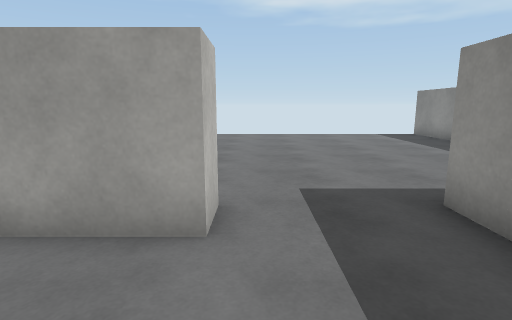
view 1 (above)

16 first-person views from a walk through a scene from a Unity 3-D project. The camera is 1.3 m above the floor, tilts 10° down and sees 80° across. The floor is counted in squares, 1 m on a side. Each view is taken from the middle of a square. On the plan, view 1 faces up. The plan holds only what a view shows up to about 14 squares ahead; the rest is blank. The player is left out. Door leaves are left out, so doorways stand open. Surface patterns are stand-ins for the level's own textures.

view 2
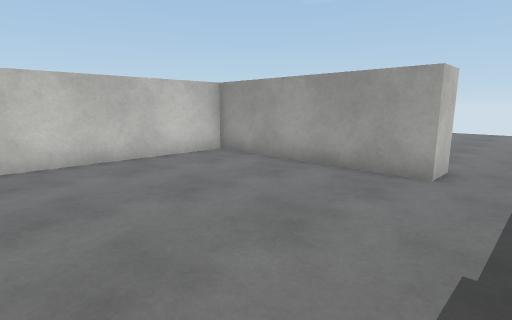

view 3
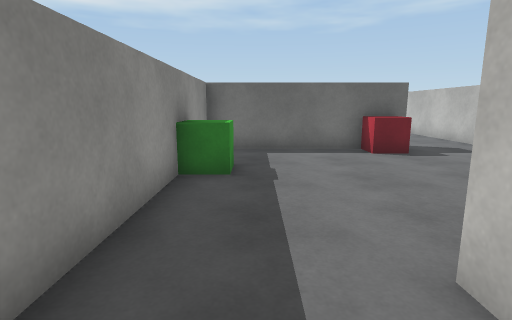

view 4
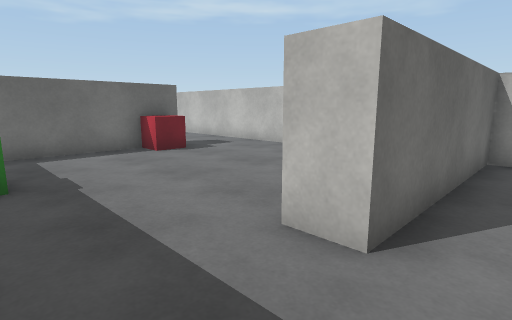

view 5
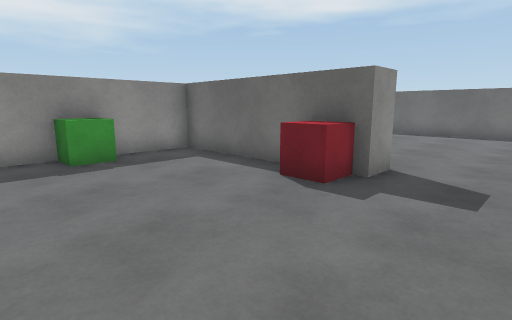

view 6
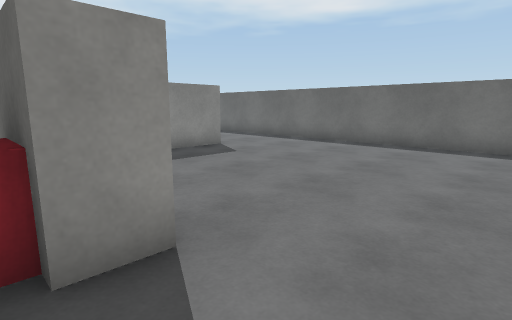

view 7
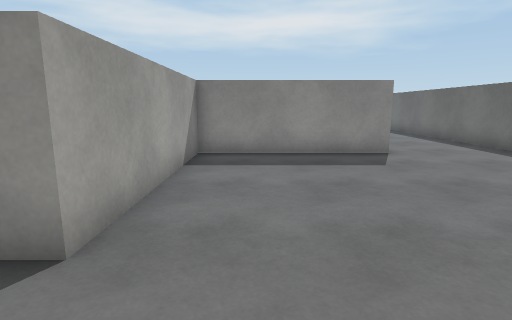

view 8
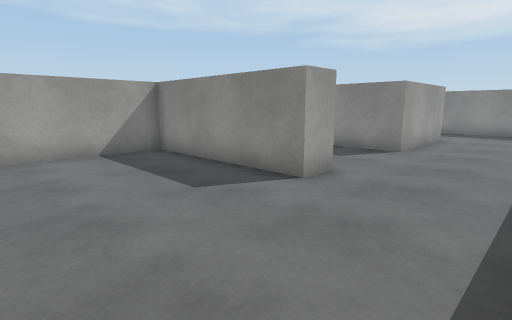

view 9
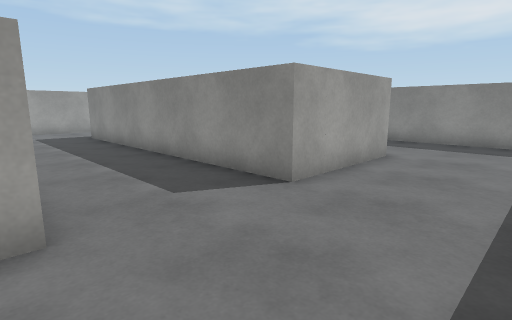

view 10
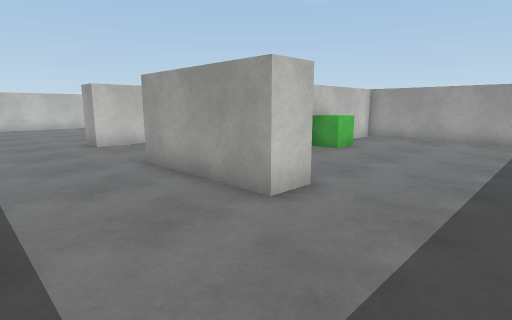

view 11
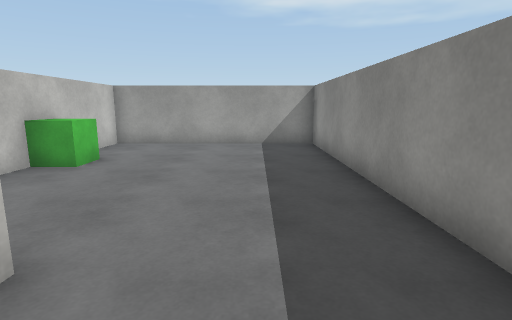

view 12
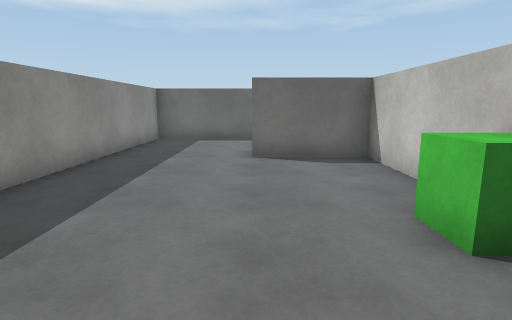

view 13
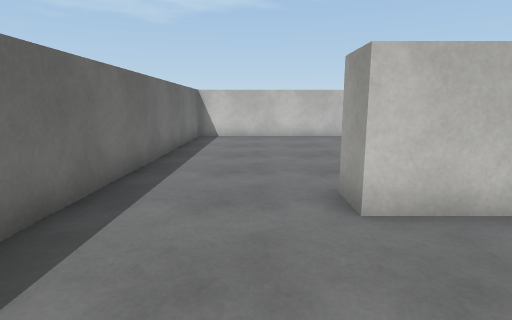

view 14
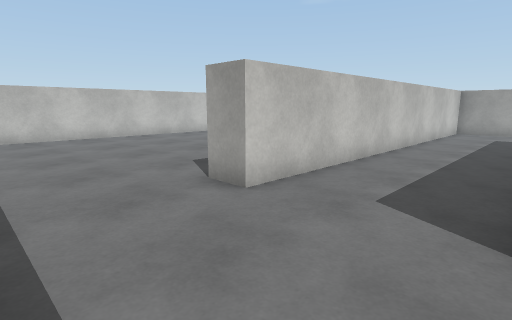

view 15
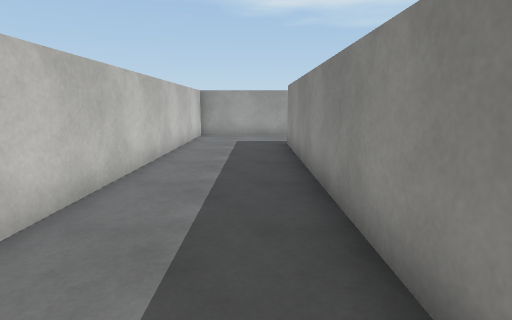

view 16
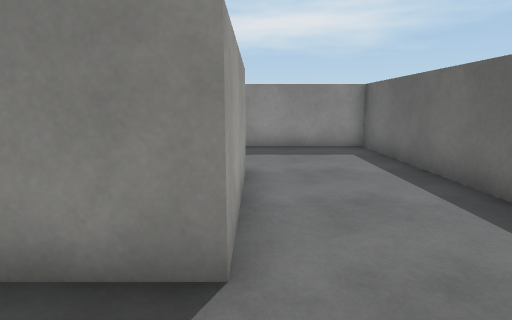

### Floor plan
Ten units are one square. View 1 is at (0, 0); x grows to the right and y downward. Boxes are objects, and circles mark ways between rooms. Rooms are numbered by the first view taken in them; rooms with no view inside come last. Other rooms are left out.
<svg viewBox="-70 -147 225 297">
<path fill="none" stroke="#000" d="M-16 44 25 44 25 -40M-5 -29 -65 -29 -65 51M-36 54 -36 42M75 -116 75 -142M-65 -39 -5 -39M65 -29 35 -29 35 108 25 108 25 54 -36 54M-65 51 -65 145 150 145 150 13 81 13 81 98 111 98 111 108 71 108 71 2"/>
<rect x="-35" y="35" width="20" height="10" fill="#bbb"><title>red cube</title></rect>
<rect x="15" y="5" width="10" height="20" fill="#bbb"><title>green cube</title></rect>
<rect x="85" y="45" width="10" height="10" fill="#bbb"><title>green cube</title></rect>
<circle cx="10" cy="-35" r="3" fill="#2a7"/>
<circle cx="-50" cy="50" r="3" fill="#2a7"/>
<text x="-20" y="10">1</text>
<text x="0" y="-100">2</text>
<text x="50" y="80">3</text>
</svg>
Room 1 opens to room 2. Room 1 opens to room 3.

Where each view was taken, in squares from view 1:
view 1: 0 up, 0 right, facing up
view 2: 3 down, 1 right, facing up-left
view 3: 5 up, 1 right, facing down
view 4: 5 up, 2 right, facing down-left
view 5: 1 up, 6 left, facing down-right
view 6: 4 down, 6 left, facing down-right
view 7: 7 down, 6 left, facing right
view 8: 14 down, 2 left, facing up-right
view 9: 14 down, 3 right, facing up-right
view 10: 14 down, 14 right, facing up-left
view 11: 12 down, 13 right, facing up
view 12: 2 down, 11 right, facing down
view 13: 12 down, 7 right, facing left
view 14: 14 down, 7 right, facing up-left
view 15: 11 down, 6 right, facing up
view 16: 11 down, 5 right, facing right
